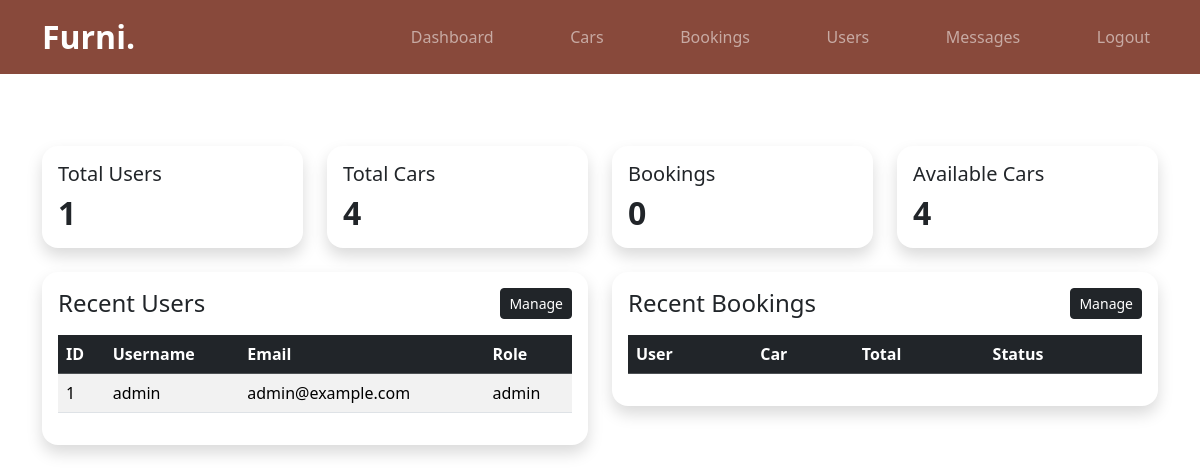
Page /admin/dashboard.php (signed in) on the committed database.
### tables this page shows
CREATE TABLE IF NOT EXISTS users (
    id INT AUTO_INCREMENT PRIMARY KEY,
    username VARCHAR(50) NOT NULL UNIQUE,
    email VARCHAR(100) NOT NULL UNIQUE,
    password VARCHAR(255) NOT NULL,
    role ENUM('user','admin') NOT NULL DEFAULT 'user',
    created_at TIMESTAMP DEFAULT CURRENT_TIMESTAMP,
    reset_token VARCHAR(64) DEFAULT NULL,
    reset_expires DATETIME DEFAULT NULL
);

### includes/auth.php (called while the page is built, shortened)
<?php
function e($value) {
    return htmlspecialchars((string)$value, ENT_QUOTES, 'UTF-8');
}
?>

### admin/dashboard.php (the view, shortened to what this page needs)
<?php
require_once '../config/db.php';
require_once '../includes/auth.php';
$totalUsers = (int)$pdo->query('SELECT COUNT(*) FROM users')->fetchColumn();
$totalCars = (int)$pdo->query('SELECT COUNT(*) FROM cars')->fetchColumn();
$totalBookings = (int)$pdo->query('SELECT COUNT(*) FROM bookings')->fetchColumn();
$availableCars = (int)$pdo->query("SELECT COUNT(*) FROM cars WHERE availability = 'available'")->fetchColumn();
$recentUsers = $pdo->query('SELECT id, username, email, role, created_at FROM users ORDER BY created_at DESC LIMIT 8')->fetchAll();
?>
<html>
    <head>
        <link rel="stylesheet" href="../css/all.min.css">
        <link rel="stylesheet" href="../css/bootstrap.min.css">
        <link rel="stylesheet" href="../css/style.css">
    </head>
    <body>
        <?php include '_admin_nav.php'; ?>
        <section class="bg-main py-5">
            <div class="container py-4">
                <div class="row">
                    <div class="col-md-3 mb-4"><div class="card shadow border-0 rounded-4"><div class="card-body"><h5 class="card-title">Total Users</h5><h2 class="fw-bold mb-0"><?php echo $totalUsers; ?></h2></div></div></div>
                    <div class="col-md-3 mb-4"><div class="card shadow border-0 rounded-4"><div class="card-body"><h5 class="card-title">Total Cars</h5><h2 class="fw-bold mb-0"><?php echo $totalCars; ?></h2></div></div></div>
                    <div class="col-md-3 mb-4"><div class="card shadow border-0 rounded-4"><div class="card-body"><h5 class="card-title">Bookings</h5><h2 class="fw-bold mb-0"><?php echo $totalBookings; ?></h2></div></div></div>
                    <div class="col-md-3 mb-4"><div class="card shadow border-0 rounded-4"><div class="card-body"><h5 class="card-title">Available Cars</h5><h2 class="fw-bold mb-0"><?php echo $availableCars; ?></h2></div></div></div>
                </div>
                <div class="row">
                    <div class="col-lg-6 mb-4">
                        <div class="card shadow border-0 rounded-4"><div class="card-body">
                            <div class="d-flex justify-content-between align-items-center mb-3"><h4 class="mb-0">Recent Users</h4><a class="btn btn-sm btn-dark" href="users.php">Manage</a></div>
                            <div class="table-responsive"><table class="table table-striped align-middle"><thead class="table-dark"><tr><th>ID</th><th>Username</th><th>Email</th><th>Role</th></tr></thead><tbody>
                            <?php foreach ($recentUsers as $user): ?><tr><td><?php echo (int)$user['id']; ?></td><td><?php echo e($user['username']); ?></td><td><?php echo e($user['email']); ?></td><td><?php echo e($user['role']); ?></td></tr><?php endforeach; ?>
                            </tbody></table></div>
                        </div></div>
                    </div>
                    <div class="col-lg-6 mb-4">
                        <div class="card shadow border-0 rounded-4"><div class="card-body">
                            <div class="d-flex justify-content-between align-items-center mb-3"><h4 class="mb-0">Recent Bookings</h4><a class="btn btn-sm btn-dark" href="bookings.php">Manage</a></div>
                            <div class="table-responsive"><table class="table table-striped align-middle"><thead class="table-dark"><tr><th>User</th><th>Car</th><th>Total</th><th>Status</th></tr></thead></table></div>
                        </div></div>
                    </div>
                </div>
            </div>
        </section>
    </body>
</html>

### css/style.css (style rules this page uses)
:root { --mainColor: rgb(136, 73, 59); --secondColor:#ffc107; --bgColor: #efebe9; }

### rows in the picture
users: id "1", username "admin", email "admin@example.com", role "admin"

### other values in the picture
$totalUsers "1"
$totalCars "4"
$totalBookings "0"
$availableCars "4"
